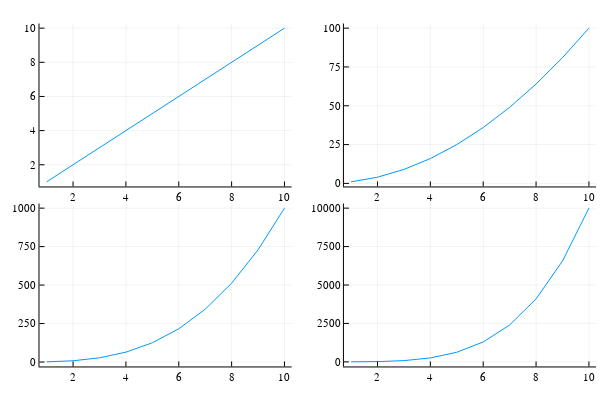

Notebook code for this chart:
### Code cell
p1 = plot(x,x)
p2 = plot(x,x.^2)
p3 = plot(x,x.^3)
p4 = plot(x,x.^4)
plot(p1,p2,p3,p4 , layout=(2,2) , legend=false)

### Figure 1 — Plotly figure (JSON) as saved in the notebook; plotly's stock layout.template omitted (floating-point values rounded to 4 significant figures)
{"data": [{"colorbar": {"len": 0.4525, "title": "", "x": 0.486, "y": 0.7639}, "legendgroup": "y1", "line": {"color": "rgba(0, 154, 250, 1.000)", "dash": "solid", "shape": "linear", "width": 1}, "mode": "lines", "name": "y1", "showlegend": true, "type": "scatter", "x": [1, 2, 3, 4, 5, 6, 7, 8, 9, 10], "xaxis": "x1", "y": [1, 2, 3, 4, 5, 6, 7, 8, 9, 10], "yaxis": "y1"}, {"colorbar": {"len": 0.4525, "title": "", "x": 0.9934, "y": 0.7639}, "legendgroup": "y1", "line": {"color": "rgba(0, 154, 250, 1.000)", "dash": "solid", "shape": "linear", "width": 1}, "mode": "lines", "name": "y1", "showlegend": true, "type": "scatter", "x": [1, 2, 3, 4, 5, 6, 7, 8, 9, 10], "xaxis": "x2", "y": [1, 4, 9, 16, 25, 36, 49, 64, 81, 100], "yaxis": "y2"}, {"colorbar": {"len": 0.4525, "title": "", "x": 0.486, "y": 0.2639}, "legendgroup": "y1", "line": {"color": "rgba(0, 154, 250, 1.000)", "dash": "solid", "shape": "linear", "width": 1}, "mode": "lines", "name": "y1", "showlegend": true, "type": "scatter", "x": [1, 2, 3, 4, 5, 6, 7, 8, 9, 10], "xaxis": "x3", "y": [1, 8, 27, 64, 125, 216, 343, 512, 729, 1000], "yaxis": "y3"}, {"colorbar": {"len": 0.4525, "title": "", "x": 0.9934, "y": 0.2639}, "legendgroup": "y1", "line": {"color": "rgba(0, 154, 250, 1.000)", "dash": "solid", "shape": "linear", "width": 1}, "mode": "lines", "name": "y1", "showlegend": true, "type": "scatter", "x": [1, 2, 3, 4, 5, 6, 7, 8, 9, 10], "xaxis": "x4", "y": [1, 16, 81, 256, 625, 1296, 2401, 4096, 6561, 10000], "yaxis": "y4"}], "layout": {"annotations": [], "height": 400, "margin": {"b": 20, "l": 0, "r": 0, "t": 20}, "paper_bgcolor": "rgba(255, 255, 255, 1.000)", "plot_bgcolor": "rgba(255, 255, 255, 1.000)", "showlegend": false, "width": 600, "xaxis1": {"anchor": "y1", "domain": [0.06582, 0.486], "gridcolor": "rgba(0, 0, 0, 0.100)", "gridwidth": 0.5, "linecolor": "rgba(0, 0, 0, 1.000)", "mirror": false, "range": [0.73, 10.27], "showgrid": true, "showline": true, "showticklabels": true, "tickangle": 0, "tickcolor": "rgb(0, 0, 0)", "tickfont": {"color": "rgba(0, 0, 0, 1.000)", "family": "sans-serif", "size": 11}, "tickmode": "array", "ticks": "inside", "ticktext": ["2", "4", "6", "8", "10"], "tickvals": [2, 4, 6, 8, 10], "title": "", "titlefont": {"color": "rgba(0, 0, 0, 1.000)", "family": "sans-serif", "size": 15}, "type": "-", "visible": true, "zeroline": false, "zerolinecolor": "rgba(0, 0, 0, 1.000)"}, "xaxis2": {"anchor": "y2", "domain": [0.5732, 0.9934], "gridcolor": "rgba(0, 0, 0, 0.100)", "gridwidth": 0.5, "linecolor": "rgba(0, 0, 0, 1.000)", "mirror": false, "range": [0.73, 10.27], "showgrid": true, "showline": true, "showticklabels": true, "tickangle": 0, "tickcolor": "rgb(0, 0, 0)", "tickfont": {"color": "rgba(0, 0, 0, 1.000)", "family": "sans-serif", "size": 11}, "tickmode": "array", "ticks": "inside", "ticktext": ["2", "4", "6", "8", "10"], "tickvals": [2, 4, 6, 8, 10], "title": "", "titlefont": {"color": "rgba(0, 0, 0, 1.000)", "family": "sans-serif", "size": 15}, "type": "-", "visible": true, "zeroline": false, "zerolinecolor": "rgba(0, 0, 0, 1.000)"}, "xaxis3": {"anchor": "y3", "domain": [0.06582, 0.486], "gridcolor": "rgba(0, 0, 0, 0.100)", "gridwidth": 0.5, "linecolor": "rgba(0, 0, 0, 1.000)", "mirror": false, "range": [0.73, 10.27], "showgrid": true, "showline": true, "showticklabels": true, "tickangle": 0, "tickcolor": "rgb(0, 0, 0)", "tickfont": {"color": "rgba(0, 0, 0, 1.000)", "family": "sans-serif", "size": 11}, "tickmode": "array", "ticks": "inside", "ticktext": ["2", "4", "6", "8", "10"], "tickvals": [2, 4, 6, 8, 10], "title": "", "titlefont": {"color": "rgba(0, 0, 0, 1.000)", "family": "sans-serif", "size": 15}, "type": "-", "visible": true, "zeroline": false, "zerolinecolor": "rgba(0, 0, 0, 1.000)"}, "xaxis4": {"anchor": "y4", "domain": [0.5732, 0.9934], "gridcolor": "rgba(0, 0, 0, 0.100)", "gridwidth": 0.5, "linecolor": "rgba(0, 0, 0, 1.000)", "mirror": false, "range": [0.73, 10.27], "showgrid": true, "showline": true, "showticklabels": true, "tickangle": 0, "tickcolor": "rgb(0, 0, 0)", "tickfont": {"color": "rgba(0, 0, 0, 1.000)", "family": "sans-serif", "size": 11}, "tickmode": "array", "ticks": "inside", "ticktext": ["2", "4", "6", "8", "10"], "tickvals": [2, 4, 6, 8, 10], "title": "", "titlefont": {"color": "rgba(0, 0, 0, 1.000)", "family": "sans-serif", "size": 15}, "type": "-", "visible": true, "zeroline": false, "zerolinecolor": "rgba(0, 0, 0, 1.000)"}, "yaxis1": {"anchor": "x1", "domain": [0.5376, 0.9902], "gridcolor": "rgba(0, 0, 0, 0.100)", "gridwidth": 0.5, "linecolor": "rgba(0, 0, 0, 1.000)", "mirror": false, "range": [0.73, 10.27], "showgrid": true, "showline": true, "showticklabels": true, "tickangle": 0, "tickcolor": "rgb(0, 0, 0)", "tickfont": {"color": "rgba(0, 0, 0, 1.000)", "family": "sans-serif", "size": 11}, "tickmode": "array", "ticks": "inside", "ticktext": ["2", "4", "6", "8", "10"], "tickvals": [2, 4, 6, 8, 10], "title": "", "titlefont": {"color": "rgba(0, 0, 0, 1.000)", "family": "sans-serif", "size": 15}, "type": "-", "visible": true, "zeroline": false, "zerolinecolor": "rgba(0, 0, 0, 1.000)"}, "yaxis2": {"anchor": "x2", "domain": [0.5376, 0.9902], "gridcolor": "rgba(0, 0, 0, 0.100)", "gridwidth": 0.5, "linecolor": "rgba(0, 0, 0, 1.000)", "mirror": false, "range": [-1.97, 103.0], "showgrid": true, "showline": true, "showticklabels": true, "tickangle": 0, "tickcolor": "rgb(0, 0, 0)", "tickfont": {"color": "rgba(0, 0, 0, 1.000)", "family": "sans-serif", "size": 11}, "tickmode": "array", "ticks": "inside", "ticktext": ["0", "25", "50", "75", "100"], "tickvals": [0, 25, 50, 75, 100], "title": "", "titlefont": {"color": "rgba(0, 0, 0, 1.000)", "family": "sans-serif", "size": 15}, "type": "-", "visible": true, "zeroline": false, "zerolinecolor": "rgba(0, 0, 0, 1.000)"}, "yaxis3": {"anchor": "x3", "domain": [0.03762, 0.4902], "gridcolor": "rgba(0, 0, 0, 0.100)", "gridwidth": 0.5, "linecolor": "rgba(0, 0, 0, 1.000)", "mirror": false, "range": [-28.97, 1030.0], "showgrid": true, "showline": true, "showticklabels": true, "tickangle": 0, "tickcolor": "rgb(0, 0, 0)", "tickfont": {"color": "rgba(0, 0, 0, 1.000)", "family": "sans-serif", "size": 11}, "tickmode": "array", "ticks": "inside", "ticktext": ["0", "250", "500", "750", "1000"], "tickvals": [0, 250, 500, 750, 1000], "title": "", "titlefont": {"color": "rgba(0, 0, 0, 1.000)", "family": "sans-serif", "size": 15}, "type": "-", "visible": true, "zeroline": false, "zerolinecolor": "rgba(0, 0, 0, 1.000)"}, "yaxis4": {"anchor": "x4", "domain": [0.03762, 0.4902], "gridcolor": "rgba(0, 0, 0, 0.100)", "gridwidth": 0.5, "linecolor": "rgba(0, 0, 0, 1.000)", "mirror": false, "range": [-299.0, 10300.0], "showgrid": true, "showline": true, "showticklabels": true, "tickangle": 0, "tickcolor": "rgb(0, 0, 0)", "tickfont": {"color": "rgba(0, 0, 0, 1.000)", "family": "sans-serif", "size": 11}, "tickmode": "array", "ticks": "inside", "ticktext": ["0", "2500", "5000", "7500", "10000"], "tickvals": [0, 2500, 5000, 7500, 10000], "title": "", "titlefont": {"color": "rgba(0, 0, 0, 1.000)", "family": "sans-serif", "size": 15}, "type": "-", "visible": true, "zeroline": false, "zerolinecolor": "rgba(0, 0, 0, 1.000)"}}}
